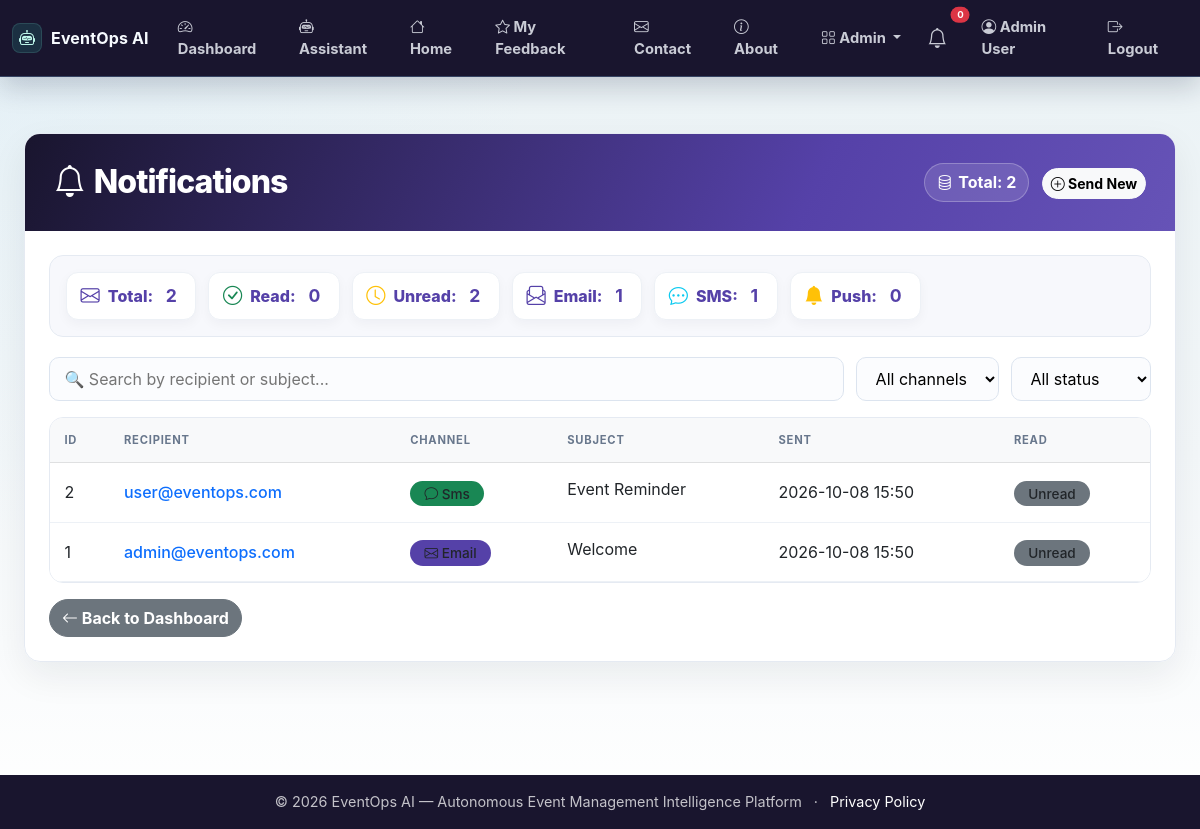
/admin/notifications (signed in), run on an earlier commit of the app's database.
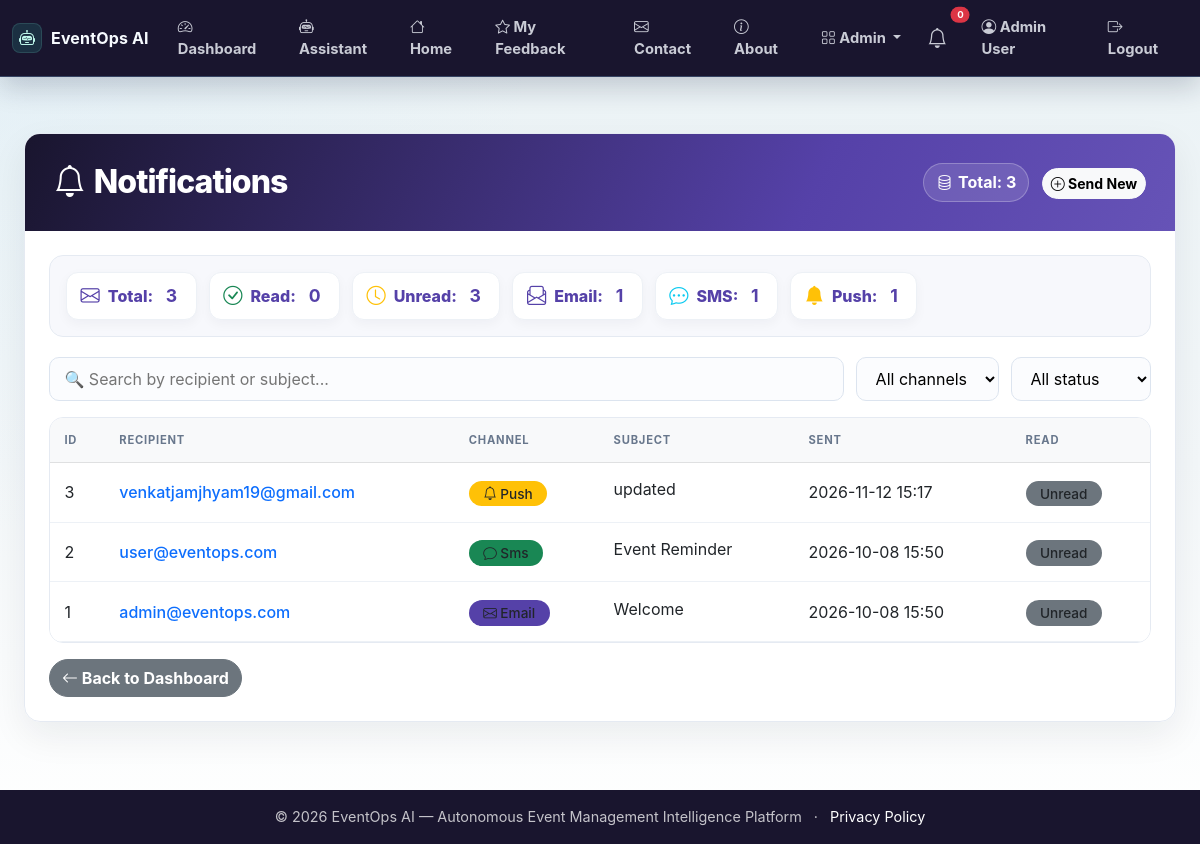
And on a later commit of the database.
### app.py (models this page shows)
class Notification(db.Model):
    id = db.Column(db.Integer, primary_key=True)
    user_id = db.Column(db.Integer, db.ForeignKey('user.id'), nullable=True)
    recipient = db.Column(db.String(100))
    channel = db.Column(db.String(20))
    subject = db.Column(db.String(200))
    message = db.Column(db.Text)
    sent_at = db.Column(db.DateTime, default=lambda: datetime.now(timezone.utc))
    read = db.Column(db.Boolean, default=False)
    user = db.relationship('User', backref='notifications')

### app.py (the view)
@app.route('/admin/notifications')
@login_required
def admin_notifications():
    if current_user.role != 'admin':
        abort(403)
    notifications = Notification.query.order_by(Notification.sent_at.desc()).all()
    return render_template('admin_notifications.html', notifications=notifications)

### app.py (called while the page is built)
@app.context_processor
def inject_unread_notification_count():
    if current_user.is_authenticated:
        count = Notification.query.filter_by(user_id=current_user.id, read=False).count()
    else:
        count = 0
    return {'unread_notification_count': count}

@login_manager.user_loader
def load_user(user_id):
    return User.query.get(int(user_id))

### templates/admin_notifications.html (shortened to what the changed rows need)
{% extends "base.html" %}
{% block content %}
<div class="admin-wrapper">
    <div class="container-fluid">
        <div class="card admin-card">
            <div class="card-header d-flex flex-wrap justify-content-between align-items-center">
                <h2 class="mb-0"><i class="bi bi-bell me-2"></i>Notifications</h2>
                <div>
                    <span class="total-badge"><i class="bi bi-database"></i> Total: {{ notifications|length }}</span>
                    <a href="{{ url_for('admin_notification_send') }}" class="btn btn-light btn-sm ms-2">
                        <i class="bi bi-plus-circle"></i> Send New
                    </a>
                </div>
            </div>
            <div class="card-body">
                <div class="stats-row">
                    <div class="stat-item"><i class="bi bi-envelope"></i> Total: <span class="stat-num">{{ notifications|length }}</span></div>
                    <div class="stat-item"><i class="bi bi-clock text-warning"></i> Unread: <span class="stat-num">{{ notifications|selectattr('read', 'equalto', False)|list|length }}</span></div>
                    <div class="stat-item"><i class="bi bi-bell-fill text-warning"></i> Push: <span class="stat-num">{{ notifications|selectattr('channel', 'equalto', 'push')|list|length }}</span></div>
                </div>
                <div class="table-responsive">
                    <table class="table table-hover align-middle" id="notifTable">
                        <thead class="table-light">
                            <tr>
                                <th>ID</th>
                                <th>Recipient</th>
                                <th>Channel</th>
                                <th>Subject</th>
                                <th>Sent</th>
                                <th>Read</th>
                            </tr>
                        </thead>
                        <tbody>
                            {% for notif in notifications %}
                            <tr data-recipient="{{ notif.recipient|lower }}"
                                data-subject="{{ notif.subject|lower }}"
                                data-channel="{{ notif.channel|lower }}"
                                data-read="{{ notif.read|string|lower }}">
                                <td>{{ notif.id }}</td>
                                <td><span class="recipient-email">{{ notif.recipient }}</span></td>
                                <td>
                                    <span class="badge-status bg-{{ 'primary' if notif.channel == 'email' else 'success' if notif.channel == 'sms' else 'warning' }}">
                                        <i class="bi bi-{{ 'envelope' if notif.channel == 'email' else 'chat' if notif.channel == 'sms' else 'bell' }}"></i>
                                        {{ 'In-app' if notif.channel == 'in_app' else notif.channel|title }}
                                    </span>
                                </td>
                                <td><span class="subject-preview" title="{{ notif.subject }}">{{ notif.subject }}</span></td>
                                <td>{{ notif.sent_at.strftime('%Y-%m-%d %H:%M') }}</td>
                                <td>
                                    <span class="badge-status bg-{{ 'success' if notif.read else 'secondary' }}">
                                        {{ 'Read' if notif.read else 'Unread' }}
                                    </span>
                                </td>
                            </tr>
                            {% endfor %}
                        </tbody>
                    </table>
                </div>
            </div>
        </div>
    </div>
</div>
{% endblock %}

What changed in the data, as far as the page shows it:
added Notification: id "3", recipient "venkatjamjhyam19@gmail.com", channel "Push", subject "updated", sent_at "2026-11-12 15:17", read "Unread"
Also different on the page:
{{ notifications|length }}: "2" → "3"
{{ notifications|selectattr('read', 'equalto', False)|list|length }}: "2" → "3"
{{ notifications|selectattr('channel', 'equalto', 'push')|list|length }}: "0" → "1"
